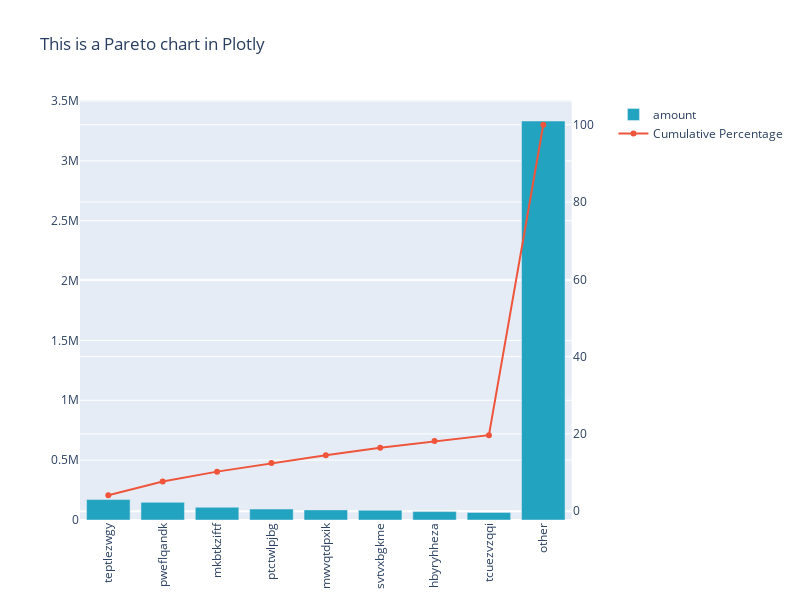

Source (notebook cell):
### Markdown cell above
# Make Plotly pareto chart!

### Code cell
# read table 
temp_df = pd.read_csv('data/plotly_data.csv', index_col=0)

def pareto_chart(dataframe):
    """
    Reads the pareto table, returns a pareto fig.
    """
  
    # variables
    cat = 'product'
    num = 'amount'
    title = 'This is a Pareto chart in Plotly'
    
    trace1 = go.Bar(
    x=dataframe[cat],
    y=dataframe[num],
    name=num,
    marker=dict(
        color='rgb(34,163,192)'
               )
    )
    trace2 = go.Scatter(
    x=dataframe[cat],
    y=dataframe['cumulative_perc'],
    name='Cumulative Percentage',
    yaxis='y2'

    )

    fig = make_subplots(specs=[[{"secondary_y": True}]])
    fig.add_trace(trace1)
    fig.add_trace(trace2,secondary_y=True)
    fig['layout'].update(height = 600, width = 800, title = title, xaxis=dict(
      tickangle=-90
    ))

    return fig

update_pareto_chart(temp_df)

### Figure 1 — Plotly figure (JSON) as saved in the notebook; plotly's stock layout.template omitted (floating-point values rounded to 4 significant figures)
{"data": [{"marker": {"color": "rgb(34,163,192)"}, "name": "amount", "type": "bar", "x": ["teptlezwgy", "pweflqandk", "mkbtkziftf", "ptctwlpjbg", "mwvqtdpxik", "svtvxbgkme", "hbyryhheza", "tcuezvzqqi", "other"], "y": [170577, 147300, 106332, 91496, 84535, 81432, 70215, 63645, 3333033]}, {"name": "Cumulative Percentage", "type": "scatter", "x": ["teptlezwgy", "pweflqandk", "mkbtkziftf", "ptctwlpjbg", "mwvqtdpxik", "svtvxbgkme", "hbyryhheza", "tcuezvzqqi", "other"], "xaxis": "x", "y": [4.112, 7.662, 10.23, 12.43, 14.47, 16.43, 18.12, 19.66, 100], "yaxis": "y2"}], "layout": {"height": 600, "title": {"text": "This is a Pareto chart in Plotly"}, "width": 800, "xaxis": {"anchor": "y", "domain": [0, 0.94], "tickangle": -90}, "yaxis": {"anchor": "x", "domain": [0, 1]}, "yaxis2": {"anchor": "x", "overlaying": "y", "side": "right"}}}
